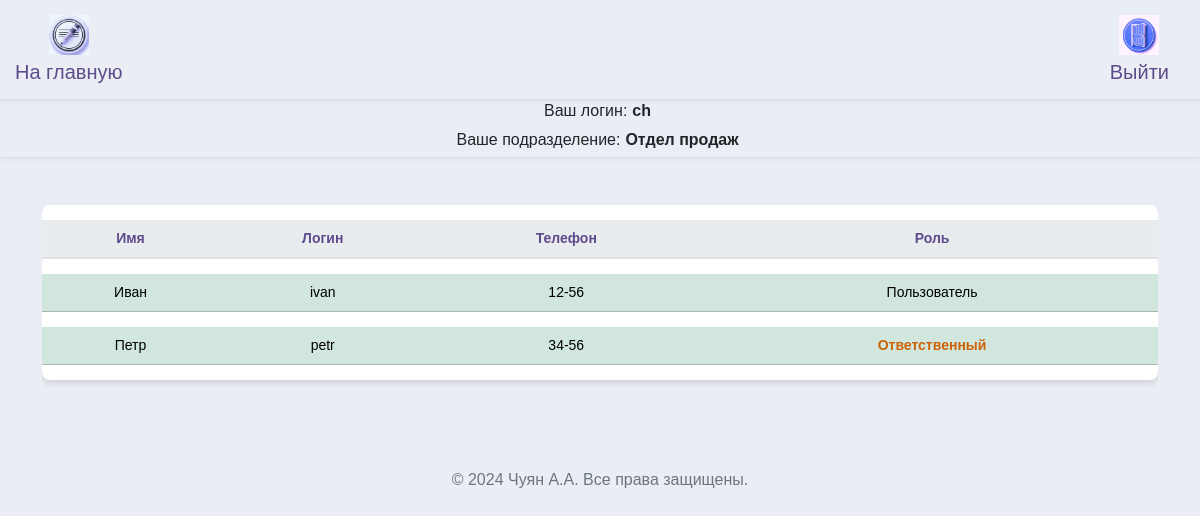
The app's page /workers_guest (signed in) with its own data.
### src/database/models.py (models this page shows, shortened)
class Worker(Base):
    __tablename__ = "worker"
    id = Column(Integer, primary_key=True)
    role = Column(Enum(Role), default=Role.guest)
    fio = Column(String)
    name = Column(String, unique=True)
    password = Column(String)
    department = Column(String)
    position = Column(String)
    description = Column(String, default=None)
    conn_worker_arm = relationship(
        "Arm", back_populates="conn_arm_worker"
    )

### src/frontend/router.py (the view)
@router.get("/workers")
async def get_workers(
    request: Request,
    worker: Worker = Depends(get_worker_or_redirect),
    session: AsyncSession = Depends(get_session),
):
    data = await CRUDWorker.get_all_worker_sorted(session)
    return templates.TemplateResponse(
        "workers/index.html",
        {"request": request, "worker": worker, "data": data},
    )

### src/frontend/template/guest/workers.html (shortened to what this page needs)
{% extends "base/base.html" %}
{% block content %}
<head>
</head>
<div class="row ">
  <div class="col-12">
    <div class="table-responsive">
      <table class="table table-hover table-shadow table-rounded ">
        <thead>
          <tr>
            <th scope="col" >Имя</th>
            <th scope="col" >Логин</th>
            <th scope="col" >Телефон</th>
            <th scope="col" >Роль</th>
          </tr>
        </thead>
        <tbody class="text-center">
          {% for worker_tuple in data %}
            {% set workers = worker_tuple %}
              {% if workers.department == worker.department and workers.role.name != "admin"%}
                <tr class="table-success " >
                  <td>{{ workers.fio }}</td>
                  <td>{{ workers.name }}</td>
                  <td>{{ workers.description }}</td>
                  <td>{% if workers.role.name == 'user' %}<span class="orange-bold-text">Ответственный</span>{% elif workers.role.name == 'admin' %}<span class="red-bold-text">Администратор</span> {% else %}Пользователь{% endif %}</td>
                </tr>
              {% endif %}
          {% endfor %}
        </tbody>
      </table>
    </div>
  </div>
</div>
{% endblock %}

### src/frontend/template/base/info.html (shortened to what this page needs)
<nav class="info navbar-expand-lg navbar-light shadow-sm">
  <div class="user-info">
    <div class="d-flex align-items-center">
      <span class="label">Ваш логин:</span>
      <span class="value">{{ worker.name }}</span>
    </div>
    <div class="d-flex align-items-center">
      <span class="label">Ваше подразделение:</span>
      <span class="value">{{ worker.department }}</span>
    </div>
  </div>
</nav>

### src/frontend/assets/css/base.css (style rules this page uses)
body { margin: 0; font-family: 'Nunito Sans', Arial, sans-serif; background-color: #eaeef4; }
.table { background-color: #ffffff; color: #5e4b8b; border-collapse: separate; border-spacing: 0 15px; }
.table th, .table td { border-top: none !important; vertical-align: middle; }
.table thead th { background-color: #e9ecef; color: #5e4b8b; border-bottom: 2px solid #dee2e6; }
.table td { padding: .5rem; }
.table-rounded { border-radius: .5rem; overflow: hidden; }
.table-shadow { box-shadow: 0 4px 6px rgba(0, 0, 0, 0.1); }

### src/frontend/template/base/nav.html (style rules this page uses)
.user-info { text-align: center; display: flex; flex-direction: column; align-items: center; }

### src/frontend/template/base/info.html (style rules this page uses)
body, html { margin: 0; padding: 0; width: 100%; height: 100%; }
.user-info { text-align: center; display: flex; flex-direction: column; align-items: center; }
.user-info .label, .user-info .value { display: inline-block; width: auto; margin-right: 5px; max-width: 250px; margin-bottom: 5px; }
.user-info .value { font-weight: bold; }

### src/frontend/template/guest/workers.html (style rules this page uses)
table { font-family: Arial, sans-serif; }
td { font-size: 14px; }
th { text-align: center; font-size: 14px; }
.orange-bold-text { color: rgb(204, 99, 7); font-weight: bold; }

### records on screen
Worker: name "ch", department "Отдел продаж"
Worker: fio "Иван", name "ivan", description "12-56", role "Пользователь"
Worker: fio "Петр", name "petr", description "34-56", role "Ответственный"
